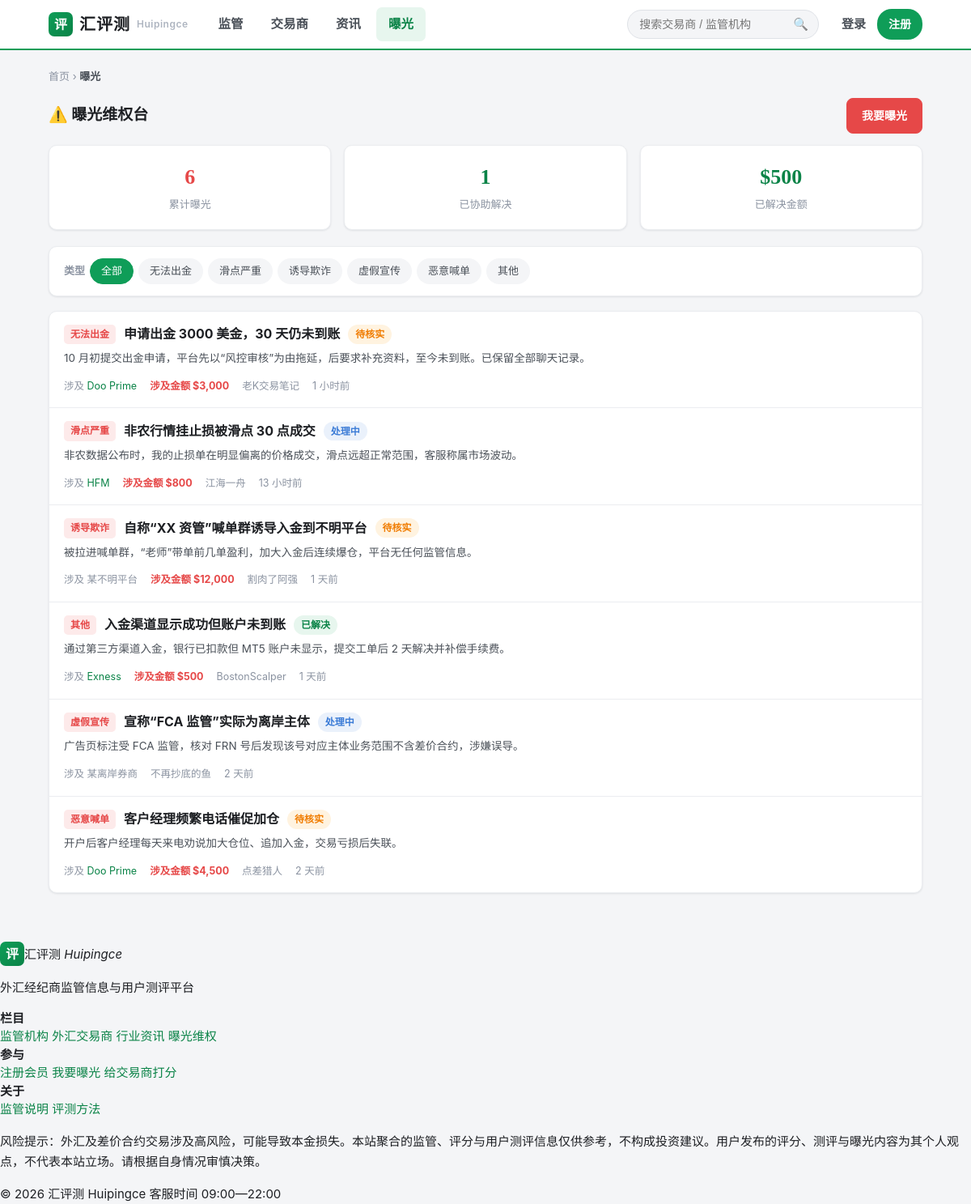
The page /exposure.php on the database its author committed.
### tables this page shows
CREATE TABLE IF NOT EXISTS `complaints` (
  `id`          VARCHAR(40)  NOT NULL,
  `broker_id`   VARCHAR(40)  DEFAULT NULL COMMENT '关联交易商（可空）',
  `broker_name` VARCHAR(160) DEFAULT '' COMMENT '未收录时的手填名',
  `user_id`     VARCHAR(40)  DEFAULT NULL COMMENT '提交会员（可空=匿名）',
  `nickname`    VARCHAR(60)  DEFAULT '匿名用户',
  `type`        ENUM('无法出金','滑点严重','诱导欺诈','虚假宣传','恶意喊单','其他') DEFAULT '其他',
  `title`       VARCHAR(200) NOT NULL,
  `content`     TEXT         COMMENT '曝光正文',
  `loss_amount` DECIMAL(14,2) DEFAULT NULL COMMENT '涉及金额 USD',
  `evidence`    TEXT         COMMENT '证据链接/图片URL，换行分隔',
  `contact`     VARCHAR(120) DEFAULT '' COMMENT '联系方式（不公开）',
  `status`      ENUM('pending','processing','resolved','rejected') DEFAULT 'pending',
  `admin_reply` TEXT         COMMENT '平台/交易商回应',
  `resolved_amount` DECIMAL(14,2) DEFAULT NULL COMMENT '已解决金额',
  `views`       INT          DEFAULT 0,
  `ip`          VARCHAR(45)  DEFAULT '',
  `created_at`  INT          NOT NULL DEFAULT 0,
  `updated_at`  INT          DEFAULT NULL,
  PRIMARY KEY (`id`),
  KEY `idx_status` (`status`),
  KEY `idx_broker` (`broker_id`),
  KEY `idx_type` (`type`),
  KEY `idx_created` (`created_at`)
);

CREATE TABLE IF NOT EXISTS `brokers` (
  `id`           VARCHAR(40)  NOT NULL,
  `name`         VARCHAR(120) NOT NULL COMMENT '品牌名',
  `name_en`      VARCHAR(120) DEFAULT '',
  `code`         VARCHAR(20)  DEFAULT '',
  `logo`         MEDIUMTEXT   COMMENT 'base64',
  `established`  SMALLINT     DEFAULT NULL COMMENT '成立年份',
  `country`      VARCHAR(80)  DEFAULT '' COMMENT '注册地/总部国家',
  `headquarters` VARCHAR(120) DEFAULT '',
  `website`      VARCHAR(255) DEFAULT '',
  `platform`     VARCHAR(80)  DEFAULT 'MT4/MT5',
  `min_dep`      INT          DEFAULT 0 COMMENT '最低入金 USD',
  `leverage`     VARCHAR(20)  DEFAULT '1:500',
  `spread`       VARCHAR(40)  DEFAULT '浮动',
  `btype`        VARCHAR(40)  DEFAULT 'ECN' COMMENT '业务模式 ECN/STP/MM',
  `scope`        VARCHAR(40)  DEFAULT '' COMMENT '展业范围 全球展业/区域性',
   
  `score`        DECIMAL(3,1) DEFAULT NULL COMMENT '官方综合评分 0-10（暂缓）',
   
  `user_rating_avg`   DECIMAL(3,2) DEFAULT NULL COMMENT '用户平均星级 1-5',
  `user_rating_count` INT          DEFAULT 0    COMMENT '用户评分人数',
  `summary`      VARCHAR(300) DEFAULT '' COMMENT '一句话简介',
  `intro`        MEDIUMTEXT   COMMENT '公司介绍长文（GEO）',
  `tags`         VARCHAR(255) DEFAULT '' COMMENT '逗号分隔标签',
  `featured`     TINYINT      DEFAULT 0,
  `verified`     TINYINT      DEFAULT 0 COMMENT '已核验',
  `complaint_count` INT       DEFAULT 0 COMMENT '缓存：曝光数',
  `sort_order`   SMALLINT     DEFAULT 0,
  `created_at`   INT          NOT NULL DEFAULT 0,
  `updated_at`   INT          DEFAULT NULL,
  PRIMARY KEY (`id`),
  KEY `idx_name` (`name`),
  KEY `idx_featured` (`featured`),
  KEY `idx_urating` (`user_rating_avg`),
  KEY `idx_ucount` (`user_rating_count`)
);

### includes/db.php (called while the page is built, shortened)
<?php
function db() {
    static $pdo = null;
    if ($pdo === null) {
        $dsn = 'mysql:host='.DB_HOST.';dbname='.DB_NAME.';charset=utf8mb4';
        $pdo = new PDO($dsn, DB_USER, DB_PASS, [
            PDO::ATTR_ERRMODE            => PDO::ERRMODE_EXCEPTION,
            PDO::ATTR_DEFAULT_FETCH_MODE => PDO::FETCH_ASSOC,
            PDO::ATTR_EMULATE_PREPARES   => false,
        ]);
    }
    return $pdo;
}
function h($s)    { return htmlspecialchars((string)$s, ENT_QUOTES, 'UTF-8'); }
require_once __DIR__ . '/helpers.php';

### includes/helpers.php (called while the page is built, shortened)
<?php
function complaint_types() {
    return ['无法出金','滑点严重','诱导欺诈','虚假宣传','恶意喊单','其他'];
}
function complaint_status_label($st) {
    $map = [
        'pending'    => ['待核实','c-pending'],
        'processing' => ['处理中','c-processing'],
        'resolved'   => ['已解决','c-resolved'],
        'rejected'   => ['未受理','c-rejected'],
    ];
    return $map[$st] ?? ['—','c-pending'];
}
function time_ago($ts) {
    $ts = (int)$ts;
    $d = time() - $ts;
    if ($d < 86400)   return floor($d/3600).' 小时前';
    if ($d < 2592000) return floor($d/86400).' 天前';
    return date('Y-m-d', $ts);
}

### exposure.php (the view, shortened to what this page needs)
<?php
require_once __DIR__ . '/includes/db.php';
require_once __DIR__ . '/includes/header.php';
require_once __DIR__ . '/includes/footer.php';
$type = trim($_GET['type'] ?? '');
$types = complaint_types();
$page = max(1,(int)($_GET['page']??1)); $per=15; $off=($page-1)*$per;
$where="c.status<>'rejected'"; $p=[];
$cnt=db()->prepare("SELECT COUNT(*) FROM complaints c WHERE $where"); $cnt->execute($p);
$total=(int)$cnt->fetchColumn(); $pages=max(1,(int)ceil($total/$per));
$page=min($page,$pages); $off=($page-1)*$per;
$st=db()->prepare("SELECT c.*, b.name bname FROM complaints c LEFT JOIN brokers b ON c.broker_id=b.id
    WHERE $where ORDER BY c.created_at DESC LIMIT $per OFFSET $off");
$st->execute($p); $rows=$st->fetchAll();
$sumAll  = (int)db()->query("SELECT COUNT(*) FROM complaints WHERE status<>'rejected'")->fetchColumn();
$sumDone = (int)db()->query("SELECT COUNT(*) FROM complaints WHERE status='resolved'")->fetchColumn();
$sumAmt  = (float)db()->query("SELECT COALESCE(SUM(resolved_amount),0) FROM complaints WHERE status='resolved'")->fetchColumn();
?>
<div class="crumb"><a href="/">首页</a> › <b>曝光</b></div>
<div class="section-hd"><h2>⚠️ 曝光维权台</h2><a class="btn btn-red" href="/exposure-submit.php">我要曝光</a></div>
<div class="exp-stats">
  <div class="card exp-stat"><b><?=number_format($sumAll)?></b><span>累计曝光</span></div>
  <div class="card exp-stat ok"><b><?=number_format($sumDone)?></b><span>已协助解决</span></div>
  <div class="card exp-stat ok"><b>$<?=number_format($sumAmt)?></b><span>已解决金额</span></div>
</div>
<div class="card filters" style="margin-bottom:18px">
  <div class="fgroup">
    <span class="flabel">类型</span>
    <a class="chip<?=$type===''?' on':''?>" href="/exposure.php">全部</a>
    <?php foreach($types as $t): ?>
      <a class="chip<?=$type===$t?' on':''?>" href="/exposure.php?type=<?=urlencode($t)?>"><?=$t?></a>
    <?php endforeach; ?>
  </div>
</div>
<div class="card">
  <?php if(!$rows): ?>
    <div class="empty"><div class="ico">🕊️</div><p>暂无曝光记录</p></div>
  <?php else: foreach($rows as $c): [$sl,$sc]=complaint_status_label($c['status']); ?>
    <div class="exp-item">
      <div class="exp-hd">
        <span class="badge badge-red"><?=h($c['type'])?></span>
        <h3><a href="/exposure-detail.php?id=<?=h($c['id'])?>"><?=h($c['title'])?></a></h3>
        <span class="pill <?=$sc?>"><?=$sl?></span>
      </div>
      <?php if($c['content']): ?><p class="exp-sum"><?=h(mb_strimwidth($c['content'],0,120,'…','UTF-8'))?></p><?php endif; ?>
      <div class="exp-meta">
        <?php if($c['bname']): ?><span>涉及 <a href="/broker-detail.php?id=<?=h($c['broker_id'])?>"><?=h($c['bname'])?></a></span>
        <?php elseif($c['broker_name']): ?><span>涉及 <?=h($c['broker_name'])?></span><?php endif; ?>
        <?php if($c['loss_amount']>0): ?><span class="exp-amount">涉及金额 $<?=number_format($c['loss_amount'])?></span><?php endif; ?>
        <span><?=h($c['nickname'])?></span>
        <span><?=time_ago($c['created_at'])?></span>
      </div>
    </div>
  <?php endforeach; endif; ?>
</div>

### assets/css/app.css (style rules this page uses)
:root { --green:#0f9d58; --green-d:#0a8347; --green-l:#e7f6ee; --amber:#ff9a1e; --amber-d:#f07c00; --red:#e64848; --red-l:#fdeaea; --blue:#3b7bd6; --ink:#1d1f23; --sub:#4a5058; --muted:#8b93a1; --faint:#aeb5c0; --bg:#f4f5f7; --card:#ffffff; --line:#ebedf0; --line-d:#dfe2e7; --radius:10px; --radius-s:7px; --shadow:0 1px 3px rgba(20,30,50,.06),0 1px 2px rgba(20,30,50,.04); --shadow-h:0 6px 22px rgba(20,30,50,.10); --maxw:1120px; --grade-aaa:#0f9d58; --grade-aa:#3b9c6e; --grade-a:#3b7bd6; --grade-b:#e0952a; --grade-c:#e05a2a; }
* { box-sizing:border-box }
html { -webkit-text-size-adjust:100% }
body { margin:0; background:var(--bg); color:var(--ink); font:15px/1.65 -apple-system,BlinkMacSystemFont,"PingFang SC","Microsoft YaHei","Segoe UI",Roboto,Helvetica,Arial,sans-serif; min-width:1120px; }
a { color:var(--green-d); text-decoration:none }
h1,h2,h3,h4 { margin:0; font-weight:700; line-height:1.35 }
.card { background:var(--card); border:1px solid var(--line); border-radius:var(--radius); box-shadow:var(--shadow) }
.section-hd { display:flex; align-items:baseline; justify-content:space-between; margin:0 0 14px }
.section-hd h2 { font-size:19px }
.crumb { font-size:13px; color:var(--muted); margin-bottom:16px }
.crumb a { color:var(--muted) }
.crumb b { color:var(--sub); font-weight:600 }
.badge { display:inline-flex; align-items:center; gap:4px; padding:2px 8px; border-radius:5px; font-size:12px; font-weight:600; line-height:1.7 }
.badge-red { background:var(--red-l); color:var(--red) }
.pill { display:inline-flex; align-items:center; gap:4px; padding:2px 9px; border-radius:20px; font-size:12px; font-weight:600 }
.c-pending { background:#fff3e0; color:var(--amber-d) }
.c-processing { background:#eaf1fb; color:var(--blue) }
.c-resolved { background:var(--green-l); color:var(--green-d) }
.btn { display:inline-flex; align-items:center; justify-content:center; gap:6px; cursor:pointer; padding:9px 18px; border-radius:8px; border:1px solid var(--line-d); background:#fff; color:var(--sub); font-size:14px; font-weight:600; transition:.15s }
.btn-red { background:var(--red); color:#fff!important; border-color:var(--red) }
.filters { display:flex; flex-wrap:wrap; gap:8px 18px; align-items:center; padding:14px 18px; margin-bottom:16px }
.filters .fgroup { display:flex; align-items:center; gap:6px; flex-wrap:wrap }
.filters .flabel { font-size:13px; color:var(--muted); font-weight:600 }
.chip { padding:4px 13px; border-radius:16px; font-size:13px; color:var(--sub); background:var(--bg); border:1px solid transparent; cursor:pointer }
.chip.on { background:var(--green); color:#fff; border-color:var(--green) }
.exp-stats { display:grid; grid-template-columns:repeat(3,1fr); gap:16px; margin-bottom:20px }
.exp-stat { padding:18px 22px; text-align:center }
.exp-stat b { display:block; font-size:26px; font-weight:800; font-family:Georgia,serif; color:var(--red) }
.exp-stat.ok b { color:var(--green-d) }
.exp-stat span { font-size:13px; color:var(--muted) }
.exp-item { padding:16px 18px; border-bottom:1px solid var(--line) }
.exp-item:last-child { border-bottom:0 }
.exp-hd { display:flex; align-items:center; gap:10px; flex-wrap:wrap }
.exp-hd h3 { font-size:16px }
.exp-hd h3 a { color:var(--ink) }
.exp-sum { font-size:13.5px; color:var(--sub); margin-top:6px; display:-webkit-box; -webkit-line-clamp:2; -webkit-box-orient:vertical; overflow:hidden }
.exp-meta { font-size:12.5px; color:var(--muted); margin-top:8px; display:flex; gap:16px; flex-wrap:wrap }
.exp-amount { color:var(--red); font-weight:700 }

### rows shown on the page
complaints: type "无法出金", title "申请出金 3000 美金，30 天仍未到账", sl "待核实", content "10 月初提交出金申请，平台先以“风控审核”为由拖延，后要求补充资料，至今未到账。已保留全部聊天记录。", broker.name "Doo Prime", loss_amount "3,000", nickname "老K交易笔记", created_at "1 小时前"
complaints: type "滑点严重", title "非农行情挂止损被滑点 30 点成交", sl "处理中", content "非农数据公布时，我的止损单在明显偏离的价格成交，滑点远超正常范围，客服称属市场波动。", broker.name "HFM", loss_amount "800", nickname "江海一舟", created_at "13 小时前"
complaints: type "诱导欺诈", title "自称“XX 资管”喊单群诱导入金到不明平台", sl "待核实", content "被拉进喊单群，“老师”带单前几单盈利，加大入金后连续爆仓，平台无任何监管信息。", broker_name "某不明平台", loss_amount "12,000", nickname "割肉了阿强", created_at "1 天前"
complaints: type "其他", title "入金渠道显示成功但账户未到账", sl "已解决", content "通过第三方渠道入金，银行已扣款但 MT5 账户未显示，提交工单后 2 天解决并补偿手续费。", broker.name "Exness", loss_amount "500", nickname "BostonScalper", created_at "1 天前"
complaints: type "虚假宣传", title "宣称“FCA 监管”实际为离岸主体", sl "处理中", content "广告页标注受 FCA 监管，核对 FRN 号后发现该号对应主体业务范围不含差价合约，涉嫌误导。", broker_name "某离岸券商", nickname "不再抄底的鱼", created_at "2 天前"
complaints: type "恶意喊单", title "客户经理频繁电话催促加仓", sl "待核实", content "开户后客户经理每天来电劝说加大仓位、追加入金，交易亏损后失联。", broker.name "Doo Prime", loss_amount "4,500", nickname "点差猎人", created_at "2 天前"

### other values the page prints
$siteName "汇评测"
$siteEn "Huipingce"
$n[2] "监管"
$n[2] "交易商"
$n[2] "资讯"
$n[2] "曝光"
$sumAll "6"
$sumDone "1"
$sumAmt "500"
$t "无法出金"
$t "滑点严重"
$t "诱导欺诈"
$t "虚假宣传"
$t "恶意喊单"
$t "其他"
